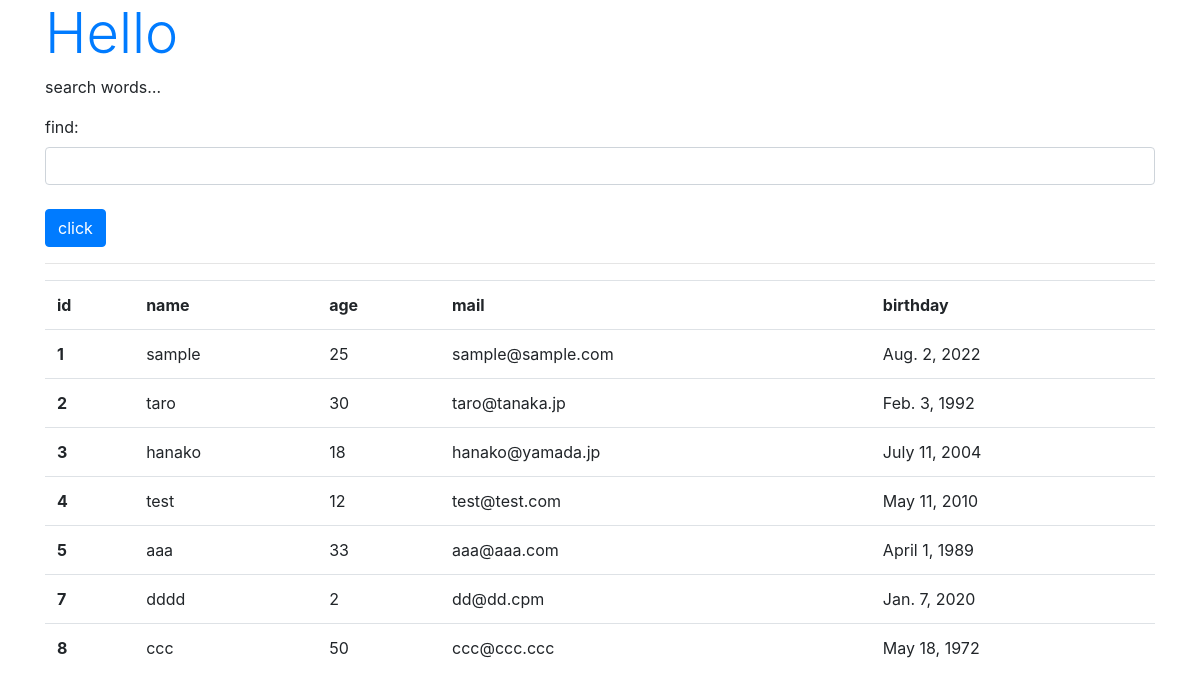
/hello/find, run on the app's committed database.
### hello/models.py (models this page shows, shortened)
class Friend(models.Model): #Friendクラスの定義、下記に定義された情報がテーブルの項目と入れる値のデータ型を決定する
  name = models.CharField(max_length=100, \
    validators=[number_only]) #自分で定義したバリデーター用の関数をバリデーションとして設定
  mail = models.EmailField(max_length=200)
  gender = models.BooleanField()
  age = models.IntegerField(validators=[ \
    MinValueValidator(0), \
    MaxValueValidator(150)]) #項目ageに最小値と最大値のバリデーションを設定
  birthday = models.DateField()

### hello/views.py (the view)
# urls.py: path('find', views.find, name='find'),
def find(request):
  if (request.method == 'POST'):
    msg = request.POST['find']
    form = FindForm(request.POST)
    sql = 'select * from hello_friend' #rawメソッドで実行するSQL文、,中身はfriendテーブルの全てのレコードを取得する文
    if (msg != ''):
      sql += ' where ' + msg #フォームにテキストが入力されていた場合、WEHRE文の条件に入力したテキストが追加される(whereの前後のスペースキー忘れずに！)
    data = Friend.objects.raw(sql) #SQL文を実行するrawメソッドにSELECT文を記載した変数sqlを代入
    msg = sql
  else:
    msg = 'search words…'
    form = FindForm()
    data = Friend.objects.all()
  params = {
    'title':'Hello',
    'massage':msg,
    'form':form,
    'data':data,
  }
  return render(request, 'hello/find.html', params)

### hello/forms.py
class FindForm(forms.Form):
  find = forms.CharField(label='find', required=False, widget=forms.TextInput(attrs={'class':'form-control'}))

### hello/templates/hello/find.html (shortened to what this page needs)
{% load static %}
<!doctype html>
<html lang="ja">
<head>
  <link rel="stylesheet"
  href="https://stackpath.bootstrapcdn.com/bootstrap/4.3.1/css/bootstrap.min.css"
>
</head>
<body class="container">
  <h1 class="display-4 text-primary">{{ title }}</h1>
  <p>{{ massage|safe }}</p>
  <form action="{% url 'find' %}" method="post">
  {{ form.as_p }}
  <tr><th></th><td>
    <input type="submit" value="click" class="btn btn-primary mt-2"></td></tr>
  </form>
  <hr>
  <table class="table">
    <tr>
      <th>id</th>
      <th>name</th>
      <th>age</th>
      <th>mail</th>
      <th>birthday</th>
    </tr>
  {% for item in data %}
    <tr>
      <th>{{ item.id }}</th>
      <td>{{ item.name }}</td>
      <td>{{ item.age }}</td>
      <td>{{ item.mail }}</td>
      <td>{{ item.birthday }}</td>
    </tr>
  {% endfor %}
  </table>
</body>
</html>

### data on the page
Friend: id "1", name "sample", age "25", mail "sample@sample.com", birthday "Aug. 2, 2022"
Friend: id "2", name "taro", age "30", mail "taro@tanaka.jp", birthday "Feb. 3, 1992"
Friend: id "3", name "hanako", age "18", mail "hanako@yamada.jp", birthday "July 11, 2004"
Friend: id "4", name "test", age "12", mail "test@test.com", birthday "May 11, 2010"
Friend: id "5", name "aaa", age "33", mail "aaa@aaa.com", birthday "April 1, 1989"
Friend: id "7", name "dddd", age "2", mail "dd@dd.cpm", birthday "Jan. 7, 2020"
Friend: id "8", name "ccc", age "50", mail "ccc@ccc.ccc", birthday "May 18, 1972"

### other printed values
{{ title }} "Hello"
{{ massage|safe }} "search words…"
